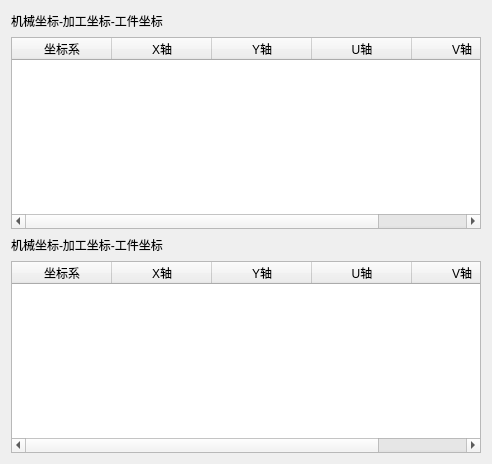
    <widget class="QWidget" name="Page_Coordinate">
     <layout class="QVBoxLayout" name="verticalLayout_21">
      <item>
       <layout class="QVBoxLayout" name="verticalLayout_22">
        <item>
         <layout class="QHBoxLayout" name="horizontalLayout_25">
          <item>
           <widget class="QLabel" name="label_214">
            <property name="text">
             <string>机械坐标-加工坐标-工件坐标</string>
            </property>
           </widget>
          </item>
          <item>
           <spacer name="horizontalSpacer_12">
            <property name="orientation">
             <enum>Qt::Horizontal</enum>
            </property>
            <property name="sizeHint" stdset="0">
             <size>
              <width>318</width>
              <height>20</height>
             </size>
            </property>
           </spacer>
          </item>
         </layout>
        </item>
        <item>
         <widget class="QTableWidget" name="tableWidget_30">
          <column>
           <property name="text">
            <string>坐标系</string>
           </property>
          </column>
          <column>
           <property name="text">
            <string>X轴</string>
           </property>
          </column>
          <column>
           <property name="text">
            <string>Y轴</string>
           </property>
          </column>
          <column>
           <property name="text">
            <string>U轴</string>
           </property>
          </column>
          <column>
           <property name="text">
            <string>V轴</string>
           </property>
          </column>
         </widget>
        </item>
       </layout>
      </item>
      <item>
       <layout class="QVBoxLayout" name="verticalLayout_23">
        <item>
         <layout class="QHBoxLayout" name="horizontalLayout_26">
          <item>
           <widget class="QLabel" name="label_215">
            <property name="text">
             <string>机械坐标-加工坐标-工件坐标</string>
            </property>
           </widget>
          </item>
          <item>
           <spacer name="horizontalSpacer_13">
            <property name="orientation">
             <enum>Qt::Horizontal</enum>
            </property>
            <property name="sizeHint" stdset="0">
             <size>
              <width>318</width>
              <height>20</height>
             </size>
            </property>
           </spacer>
          </item>
         </layout>
        </item>
        <item>
         <widget class="QTableWidget" name="tableWidget_31">
          <column>
           <property name="text">
            <string>坐标系</string>
           </property>
          </column>
          <column>
           <property name="text">
            <string>X轴</string>
           </property>
          </column>
          <column>
           <property name="text">
            <string>Y轴</string>
           </property>
          </column>
          <column>
           <property name="text">
            <string>U轴</string>
           </property>
          </column>
          <column>
           <property name="text">
            <string>V轴</string>
           </property>
          </column>
         </widget>
        </item>
       </layout>
      </item>
     </layout>
    </widget>
